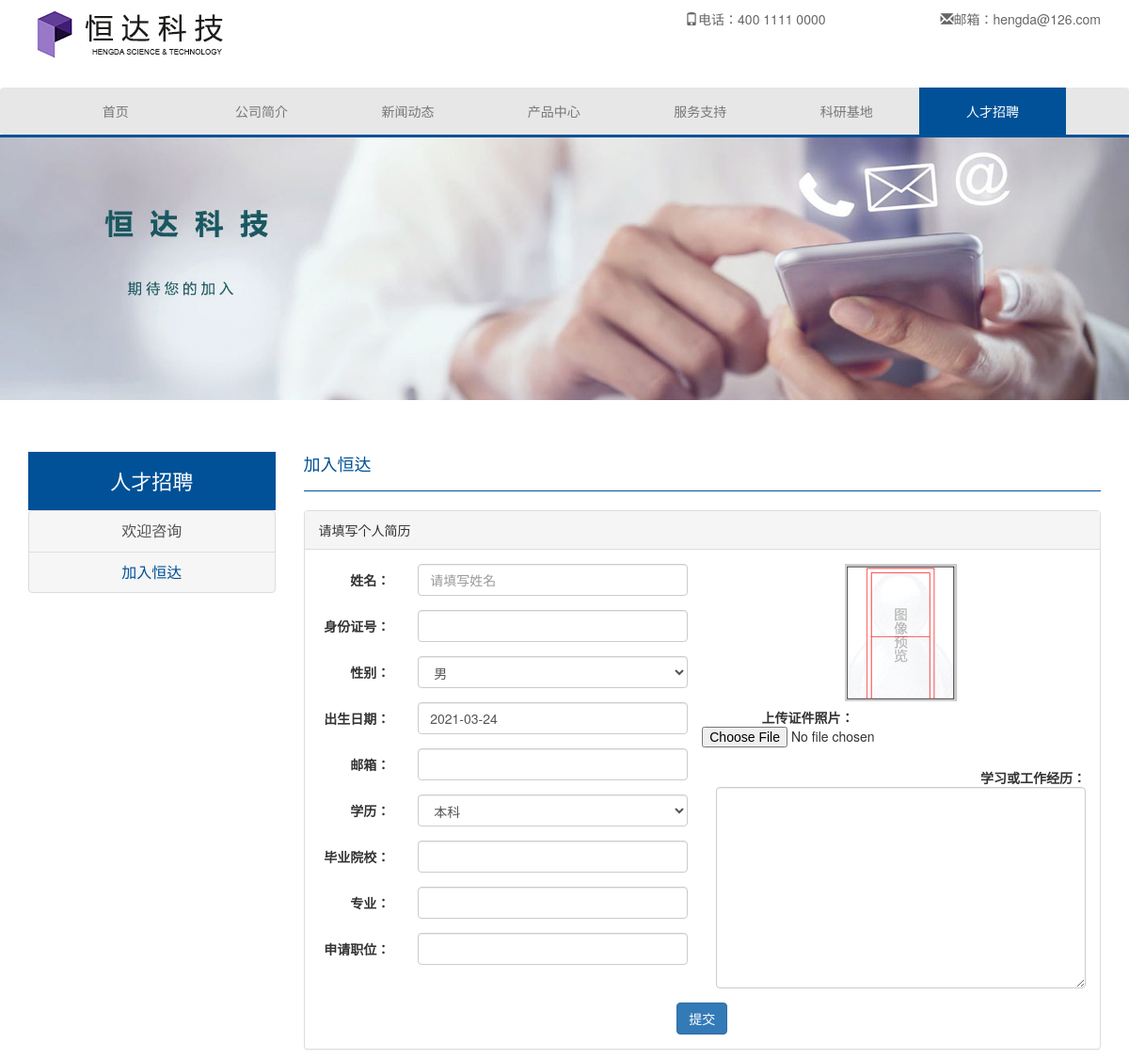
Page /recruit/ (upper part) on the earlier database version.
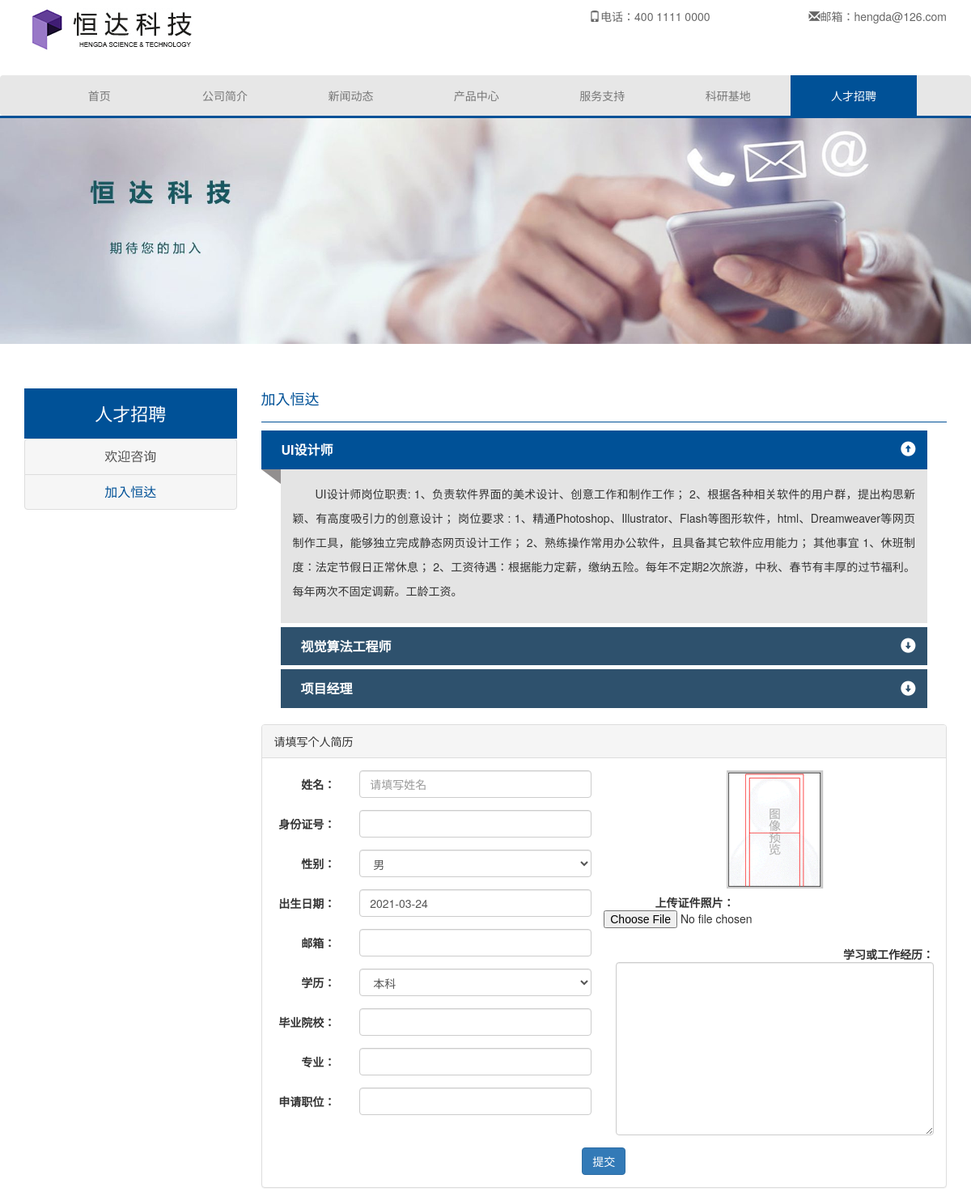
Same page on the later database version.
### contactApp/models.py (models this page shows, shortened)
class Ad(models.Model):
    title = models.CharField(max_length=50, verbose_name='招聘岗位')
    description = models.TextField(verbose_name='岗位要求')
    publish_date = models.DateTimeField(
        max_length=20, default=timezone.now, verbose_name='发布时间')
    class Meta:
        verbose_name = '招聘广告'
        verbose_name_plural = '招聘广告'
        ordering = ('-publish_date', )

### contactApp/views.py (the view)
# urls.py: path('recruit/', views.recruit, name='recruit'),    # 加入恒达
def recruit(request):
    ad_list = Ad.objects.all().order_by('-publish_date')
    if request.method == 'POST':
        resume_form = ResumeForm(data=request.POST, files=request.FILES)
        if resume_form.is_valid():
            resume_form.save()
            return render(request, 'success.html', {
                'active_menu': 'contact',
                'sub_menu': 'recruit',
            })
    else:
        resume_form = ResumeForm()
    return render(request, 'recruit.html', {
        'active_menu': 'contact',
        'sub_menu': 'recruit',
        'AdList': ad_list,
        'resumeForm': resume_form,
    })

### contactApp/forms.py
class ResumeForm(forms.ModelForm):
    class Meta:
        model = Resume
        fields = ('name', 'sex', 'person_id', 'email', 'birth', 'edu', 'school',
                  'major', 'position', 'experience', 'photo')
        sex_list = (
            ('男', '男'),
            ('女', '女'),
        )
        edu_list = (
            ('大专', '大专'),
            ('本科', '本科'),
            ('硕士', '硕士'),
            ('博士', '博士'),
            ('其他', '其他'),
        )
        widgets = {
            'sex': forms.Select(choices=sex_list),
            'edu': forms.Select(choices=edu_list),
            'photo': forms.FileInput(),
        }

### contactApp/models.py (called while the page is built)
@receiver(post_init, sender=Resume)
def before_save_resume(sender, instance, **kwargs):
    instance._original_status = instance.status

### contactApp/templates/recruit.html (shortened to what the changed rows need)
{% extends 'base.html' %}
{% load staticfiles %}
{% load widget_tweaks %}
{% block content %}
<link rel="stylesheet" href="{% static 'css/contact.css' %}">
<div class="container">
    <div class="row row-3">
        <div class="col-md-9">
            <div class="model-details">
                <div class="panel-group" id="accordion">
                    {% for ad in AdList %}
                    <div class="panel panel-default">
                        <div class="panel-heading" role="tab" id="{{ ad.id }}">
                            <h4 class="panel-title">
                                {% if forloop.first %}
                                <a class="button" data-toggle="collapse" data-parent="#accordion" href="#collapse{{ ad.id }}">
                                {% else %}
                                <a class="collapsed" data-toggle="collapse" data-parent="#accordion" href="#collapse{{ ad.id }}">
                                {% endif %}
                                {{ ad.title }}
                                </a>
                            </h4>
                        </div>
                        {% if forloop.first %}
                        <div id="collapse{{ ad.id }}" class="panel-collapse collapse in">
                        {% else %}
                        <div id="collapse{{ ad.id }}" class="panel-collapse collapse">
                        {% endif %}
                            <div class="panel-body">
                                <p>{{ ad.description }}</p>
                            </div>
                        </div>
                    </div>
                    {% endfor %}
                </div>
            </div>
        </div>
    </div>
</div>
{% endblock content %}

Differences in the rows shown:
added Ad: title "UI设计师", description "UI设计师岗位职责: 1、负责软件界面的美术设计、创意工作和制作工作； 2、根据各种相关软件的用户群，提出构思新颖、有高度吸引力的创意设计； 岗位要求 : 1、精通Photoshop、Illustrator、Flash等图形软件，html、Dreamweaver等网页制作工具，能够独立完成静态网页设计工作； 2、熟练操作常用办公软件，且具备其它软件应用能力； 其他事宜 1、休班制度：法定节假日正常休息； 2、工资待遇：根据能力定薪，缴纳五险。每年不定期2次旅游，中秋、春节有丰厚的过节福利。每年两次不固定调薪。工龄工资。"
added Ad: title "视觉算法工程师"
added Ad: title "项目经理"
